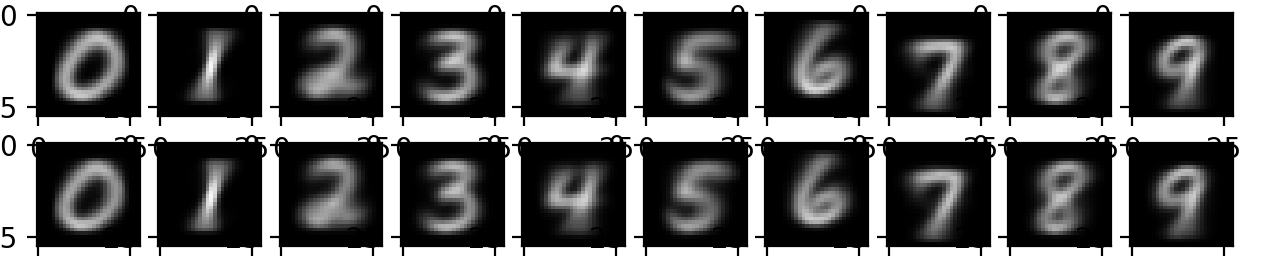

The script that drew this image:
import numpy as np
from sklearn.datasets import load_digits, fetch_openml
import matplotlib.pyplot as plt


def sigmoid(x):
    return 1 / (1 + np.exp(-x))


class RBM(object):

    def __init__(self, n_v, n_h, epochs=50, lr=0.05):
        self.w = np.random.randn(n_v, n_h)
        self.a = np.random.randn(1, n_v)
        self.b = np.random.randn(1, n_h)

        self.mom_w, self.cache_w = np.zeros_like(self.w), np.zeros_like(self.w)
        self.mom_a, self.cache_a = np.zeros_like(self.a), np.zeros_like(self.a)
        self.mom_b, self.cache_b = np.zeros_like(self.b), np.zeros_like(self.b)

        self.lr = lr
        self.batch_size = 16
        self.max_epochs = epochs
        self.decay = 1 - 1e-4

    def fit(self, v):
        beta1 = 0.9
        beta2 = 0.999
        eps = 1e-20

        train_num = v.shape[0]
        for j in range(self.max_epochs):
            permut = np.random.permutation(
                train_num // self.batch_size * self.batch_size).reshape(-1, self.batch_size)
            for i in range(permut.shape[0]):
                v0 = v[permut[i], :]
                p_h0 = self.marginal_h(v0)
                h0 = 1 * (p_h0 >= np.random.uniform(0, 1,
                                                    (self.batch_size, self.b.shape[1])))
                v1 = self.marginal_v(h0)
                p_h1 = self.marginal_h(v1)
                h1 = 1 * (p_h1 >= np.random.uniform(0, 1,
                                                    (self.batch_size, self.b.shape[1])))

                grad_w = np.matmul(v1.T, p_h1) - np.matmul(v0.T, p_h0)
                grad_b = np.matmul(np.ones((1, self.batch_size)), p_h1 - p_h0)
                grad_a = np.matmul(np.ones((1, self.batch_size)), v1 - v0)

                alpha = self.lr / self.batch_size
                mom_scaler = 1 - beta1 ** (j + 1)
                cache_scaler = 1 - beta2 ** (j + 1)

                self.mom_w = beta1 * self.mom_w + (1 - beta1) * grad_w
                self.cache_w = beta2 * self.cache_w + \
                    (1 - beta2) * np.square(grad_w)
                self.w -= alpha * self.mom_w / mom_scaler / \
                    (np.sqrt(self.cache_w / cache_scaler) + eps)
                self.mom_b = beta1 * self.mom_b + (1 - beta1) * grad_b
                self.cache_b = beta2 * self.cache_b + \
                    (1 - beta2) * np.square(grad_b)
                self.b -= alpha * self.mom_b / mom_scaler / \
                    (np.sqrt(self.cache_b / cache_scaler) + eps)
                self.mom_a = beta1 * self.mom_a + (1 - beta1) * grad_a
                self.cache_a = beta2 * self.cache_a + \
                    (1 - beta2) * np.square(grad_a)
                self.a -= alpha * self.mom_a / mom_scaler / \
                    (np.sqrt(self.cache_a / cache_scaler) + eps)

                self.w *= self.decay
                self.a *= self.decay
                self.b *= self.decay
            if j % 10 == 9:
                print('squared loss', np.square(
                    self.marginal_v(self.marginal_h(v)) - v).sum())
        # print(np.around(self.marginal_v(self.marginal_h(v)), 3))

    def marginal_v(self, h):
        return sigmoid(self.a + np.matmul(h, self.w.T))

    def marginal_h(self, v):
        return sigmoid(self.b + np.matmul(v, self.w))


def main():
    # data = load_digits()
    # x, y = data.data, data.target
    x, y = fetch_openml('mnist_784', return_X_y=True, data_home="data")
    test_ratio = 0.2
    test_split = np.random.uniform(0, 1, x.shape[0])
    train_x, test_x = x[test_split >= test_ratio] / \
        x.max(), x[test_split < test_ratio] / x.max()
    train_y, test_y = y.astype(np.int_)[test_split >= test_ratio], y.astype(
        np.int_)[test_split < test_ratio]

    rbm = RBM(x.shape[1], 64)
    rbm.fit(train_x)
    print(np.square(rbm.marginal_v(rbm.marginal_h(train_x)) - train_x).sum())
    print(np.square(rbm.marginal_v(rbm.marginal_h(test_x)) - test_x).sum())

    for i in range(10):
        plt.subplot(2, 10, i + 1)
        plt.imshow(test_x[test_y == i].mean(axis=0).reshape(
            28, 28), cmap='gray', vmin=0, vmax=1)
        plt.subplot(2, 10, i + 11)
        plt.imshow(rbm.marginal_v(rbm.marginal_h(test_x[test_y == i])).mean(
            axis=0).reshape(28, 28), cmap='gray', vmin=0, vmax=1)
    plt.show()


if __name__ == "__main__":
    main()
